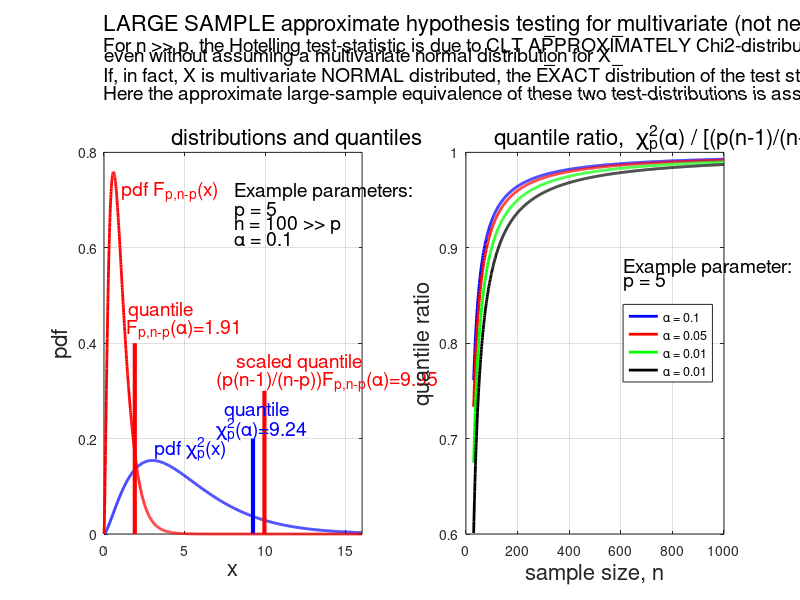

Reproduce this figure in MATLAB.
clc;clear;close all
format compact 

subplot(5,2,1:2)
axis off
text(0,1.35,'LARGE SAMPLE approximate hypothesis testing for multivariate (not necessarily normal) population mean vector,  H_o: {\mu} = {\mu}_o','Fontsize',16)
text(0,1,'For n >> p, the Hotelling test-statistic is due to CLT APPROXIMATELY Chi2-distributed,                  T^2 = (x - {\mu}_o)^T (S/n)^-^1 (x - {\mu}_o) ~ {\chi}^2_p','Fontsize',14)
text(0.82,1.19,'_','Fontsize',16),warning('off')
text(0.71,1.19,'_','Fontsize',16),warning('off')
text(0,0.82,'even without assuming a multivariate normal distribution for X','Fontsize',14) 
text(0,0.5,'If, in fact, X is multivariate NORMAL distributed, the EXACT distribution of the test statistic is           T^2 = (x - {\mu}_o)^T (S/n)^-^1 (x - {\mu}_o) ~ p(n-1)/(n-p)*F_p_,_n_-_p ','Fontsize',14)
text(0.82,0.69,'_','Fontsize',16),warning('off')
text(0.71,0.69,'_','Fontsize',16),warning('off')
text(0,0.2,'Here the approximate large-sample equivalence of these two test-distributions is assessed by comparing quantiles (critical values), {\chi}^2_p({\alpha}) and (p(n-1)/(n-p))F_p_,_n_-_p({\alpha})','Fontsize',14)

%--------------------------------------------------------------------------
% distributions
%--------------------------------------------------------------------------
p = 5;
df_chi2 = p;
n = 100;
df_F_1 = p;
df_F_2 = n-p;

x = 0:0.01:16;
f_chi2 = chi2pdf(x,df_chi2);
f_F = fpdf(x,df_F_1,df_F_2);

alfa = 0.1;
quantile_chi2 = chi2inv(1-alfa,df_chi2)
quantile_F = finv(1-alfa,df_F_1,df_F_2)
scaled_quantile_F = (p*(n-1)/(n-p))*quantile_F

subplot(5,2,3:2:9)
plot(x,f_chi2,'b','LineWidth',2),grid,xlim([0 16]),xlabel('x','Fontsize',16),ylabel('pdf','Fontsize',16)
hold on
line([quantile_chi2 quantile_chi2],[0 0.2],'Color','b','LineWidth',3)
plot(x,f_F,'r','LineWidth',2)
line([quantile_F quantile_F],[0 0.4],'Color','r','LineWidth',3)
line([scaled_quantile_F scaled_quantile_F],[0 0.3],'Color','r','LineWidth',3)
hold off
text(4.2,0.83,'distributions and quantiles','Fontsize',16)
text(1.1,0.72,'pdf F_p_,_n_-_p(x)','Fontsize',14,'color','r')
text(1.5,0.47,'quantile','Fontsize',14,'color','r')
text(1.4,0.43,'F_p_,_n_-_p({\alpha})=1.91','Fontsize',14,'color','r')
text(8.2,0.36,'scaled quantile','Fontsize',14,'color','r')
text(7,0.32,'(p(n-1)/(n-p))F_p_,_n_-_p({\alpha})=9.95','Fontsize',14,'color','r')
text(3.1,0.18,'pdf {\chi}^2_p(x)','Fontsize',14,'color','b')
text(7.5,0.26,'quantile','Fontsize',14,'color','b')
text(7,0.22,'{\chi}^2_p({\alpha})=9.24','Fontsize',14,'color','b')
text(8.1,0.72,'Example parameters:','Fontsize',14,'color','k')
text(8.1,0.68,'p = 5','Fontsize',14,'color','k')
text(8.1,0.65,'n = 100 >> p','Fontsize',14,'color','k')
text(8.1,0.62,'{\alpha} = 0.1','Fontsize',14,'color','k')

%--------------------------------------------------------------------------
% quantile ratios
%--------------------------------------------------------------------------
subplot(5,2,4:2:10)

alfa1 = 0.1;
p = 5;
df_chi2 = p;
quantile_chi2 = chi2inv(1-alfa1,df_chi2);

n = 30:1000;
df_F_1 = p;
df_F_2 = n-p;
scaled_quantile_F = (p*(n-1)./(n-p)).*finv(1-alfa1,df_F_1,df_F_2);

quantiles_ratio_alfa1 = quantile_chi2./scaled_quantile_F;
plot(n,quantiles_ratio_alfa1,'b','LineWidth',2),grid,xlabel('sample size, n','Fontsize',16),ylabel('quantile ratio','Fontsize',16)
text(110,1.015,'quantile ratio,  {\chi}^2_p({\alpha}) / [(p(n-1)/(n-p))F_p_,_n_-_p({\alpha})]','Fontsize',16)
text(610,0.88,'Example parameter:','Fontsize',14,'color','k')
text(610,0.865,'p = 5','Fontsize',14,'color','k')
hold on

alfa2 = 0.05;
quantile_chi2 = chi2inv(1-alfa2,df_chi2);
scaled_quantile_F = (p*(n-1)./(n-p)).*finv(1-alfa2,df_F_1,df_F_2);
quantiles_ratio_alfa2 = quantile_chi2./scaled_quantile_F;
plot(n,quantiles_ratio_alfa2,'r','LineWidth',2)

alfa3 = 0.01;
quantile_chi2 = chi2inv(1-alfa3,df_chi2);
scaled_quantile_F = (p*(n-1)./(n-p)).*finv(1-alfa3,df_F_1,df_F_2);
quantiles_ratio_alfa3 = quantile_chi2./scaled_quantile_F;
plot(n,quantiles_ratio_alfa3,'g','LineWidth',2)

alfa4 = 0.001;
quantile_chi2 = chi2inv(1-alfa4,df_chi2);
scaled_quantile_F = (p*(n-1)./(n-p)).*finv(1-alfa4,df_F_1,df_F_2);
quantiles_ratio_alfa4 = quantile_chi2./scaled_quantile_F;
plot(n,quantiles_ratio_alfa4,'k','LineWidth',2),legend(['{\alpha} = ' num2str(alfa1)],['{\alpha} = ' num2str(alfa2)],['{\alpha} = ' num2str(alfa3)],['{\alpha} = ' num2str(alfa3)],'Location','East')
hold off

